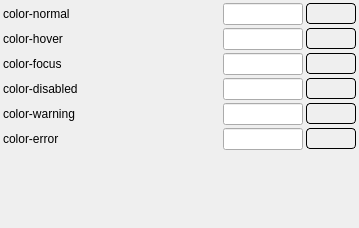
<?xml version="1.0" encoding="UTF-8"?>
<ui version="4.0">
 <class>text_style_editor_widget</class>
 <widget class="QWidget" name="text_style_editor_widget">
  <property name="geometry">
   <rect>
    <x>0</x>
    <y>0</y>
    <width>359</width>
    <height>228</height>
   </rect>
  </property>
  <property name="windowTitle">
   <string>Form</string>
  </property>
  <layout class="QGridLayout" name="gridLayout">
   <property name="leftMargin">
    <number>3</number>
   </property>
   <property name="topMargin">
    <number>3</number>
   </property>
   <property name="rightMargin">
    <number>3</number>
   </property>
   <property name="bottomMargin">
    <number>3</number>
   </property>
   <property name="spacing">
    <number>3</number>
   </property>
   <item row="3" column="0">
    <layout class="QHBoxLayout" name="horizontalLayout_7">
     <item>
      <widget class="QLabel" name="label_10">
       <property name="text">
        <string>color-disabled</string>
       </property>
      </widget>
     </item>
     <item>
      <widget class="QLineEdit" name="color_disabled_text">
       <property name="sizePolicy">
        <sizepolicy hsizetype="Expanding" vsizetype="Preferred">
         <horstretch>0</horstretch>
         <verstretch>0</verstretch>
        </sizepolicy>
       </property>
       <property name="maximumSize">
        <size>
         <width>80</width>
         <height>16777215</height>
        </size>
       </property>
       <property name="text">
        <string/>
       </property>
       <property name="readOnly">
        <bool>true</bool>
       </property>
      </widget>
     </item>
     <item>
      <widget class="m_sColorButton" name="color_disabled_button">
       <property name="minimumSize">
        <size>
         <width>50</width>
         <height>0</height>
        </size>
       </property>
       <property name="styleSheet">
        <string notr="true">border:1px solid black;
border-radius:4px;</string>
       </property>
       <property name="text">
        <string/>
       </property>
       <property name="autoRaise">
        <bool>true</bool>
       </property>
      </widget>
     </item>
    </layout>
   </item>
   <item row="5" column="0">
    <layout class="QHBoxLayout" name="horizontalLayout_8">
     <item>
      <widget class="QLabel" name="label_11">
       <property name="text">
        <string>color-error</string>
       </property>
      </widget>
     </item>
     <item>
      <widget class="QLineEdit" name="color_error_text">
       <property name="sizePolicy">
        <sizepolicy hsizetype="Expanding" vsizetype="Preferred">
         <horstretch>0</horstretch>
         <verstretch>0</verstretch>
        </sizepolicy>
       </property>
       <property name="maximumSize">
        <size>
         <width>80</width>
         <height>16777215</height>
        </size>
       </property>
       <property name="text">
        <string/>
       </property>
       <property name="readOnly">
        <bool>true</bool>
       </property>
      </widget>
     </item>
     <item>
      <widget class="m_sColorButton" name="color_error_button">
       <property name="minimumSize">
        <size>
         <width>50</width>
         <height>0</height>
        </size>
       </property>
       <property name="styleSheet">
        <string notr="true">border:1px solid black;
border-radius:4px;</string>
       </property>
       <property name="text">
        <string/>
       </property>
       <property name="autoRaise">
        <bool>true</bool>
       </property>
      </widget>
     </item>
    </layout>
   </item>
   <item row="4" column="0">
    <layout class="QHBoxLayout" name="horizontalLayout_9">
     <item>
      <widget class="QLabel" name="label_12">
       <property name="text">
        <string>color-warning</string>
       </property>
      </widget>
     </item>
     <item>
      <widget class="QLineEdit" name="color_warning_text">
       <property name="sizePolicy">
        <sizepolicy hsizetype="Expanding" vsizetype="Preferred">
         <horstretch>0</horstretch>
         <verstretch>0</verstretch>
        </sizepolicy>
       </property>
       <property name="maximumSize">
        <size>
         <width>80</width>
         <height>16777215</height>
        </size>
       </property>
       <property name="text">
        <string/>
       </property>
       <property name="readOnly">
        <bool>true</bool>
       </property>
      </widget>
     </item>
     <item>
      <widget class="m_sColorButton" name="color_warning_button">
       <property name="minimumSize">
        <size>
         <width>50</width>
         <height>0</height>
        </size>
       </property>
       <property name="styleSheet">
        <string notr="true">border:1px solid black;
border-radius:4px;</string>
       </property>
       <property name="text">
        <string/>
       </property>
       <property name="autoRaise">
        <bool>true</bool>
       </property>
      </widget>
     </item>
    </layout>
   </item>
   <item row="0" column="0">
    <layout class="QHBoxLayout" name="horizontalLayout_2">
     <item>
      <widget class="QLabel" name="label_5">
       <property name="text">
        <string>color-normal</string>
       </property>
      </widget>
     </item>
     <item>
      <widget class="QLineEdit" name="color_normal_text">
       <property name="sizePolicy">
        <sizepolicy hsizetype="Expanding" vsizetype="Preferred">
         <horstretch>0</horstretch>
         <verstretch>0</verstretch>
        </sizepolicy>
       </property>
       <property name="maximumSize">
        <size>
         <width>80</width>
         <height>16777215</height>
        </size>
       </property>
       <property name="text">
        <string/>
       </property>
       <property name="readOnly">
        <bool>true</bool>
       </property>
      </widget>
     </item>
     <item>
      <widget class="m_sColorButton" name="color_normal_button">
       <property name="minimumSize">
        <size>
         <width>50</width>
         <height>0</height>
        </size>
       </property>
       <property name="styleSheet">
        <string notr="true">border:1px solid black;
border-radius:4px;</string>
       </property>
       <property name="text">
        <string/>
       </property>
       <property name="autoRaise">
        <bool>true</bool>
       </property>
      </widget>
     </item>
    </layout>
   </item>
   <item row="1" column="0">
    <layout class="QHBoxLayout" name="horizontalLayout_3">
     <item>
      <widget class="QLabel" name="label_6">
       <property name="text">
        <string>color-hover</string>
       </property>
      </widget>
     </item>
     <item>
      <widget class="QLineEdit" name="color_hover_text">
       <property name="sizePolicy">
        <sizepolicy hsizetype="Expanding" vsizetype="Preferred">
         <horstretch>0</horstretch>
         <verstretch>0</verstretch>
        </sizepolicy>
       </property>
       <property name="maximumSize">
        <size>
         <width>80</width>
         <height>16777215</height>
        </size>
       </property>
       <property name="text">
        <string/>
       </property>
       <property name="readOnly">
        <bool>true</bool>
       </property>
      </widget>
     </item>
     <item>
      <widget class="m_sColorButton" name="color_hover_button">
       <property name="minimumSize">
        <size>
         <width>50</width>
         <height>0</height>
        </size>
       </property>
       <property name="styleSheet">
        <string notr="true">border:1px solid black;
border-radius:4px;</string>
       </property>
       <property name="text">
        <string/>
       </property>
       <property name="autoRaise">
        <bool>true</bool>
       </property>
      </widget>
     </item>
    </layout>
   </item>
   <item row="2" column="0">
    <layout class="QHBoxLayout" name="horizontalLayout_10">
     <item>
      <widget class="QLabel" name="label_13">
       <property name="text">
        <string>color-focus</string>
       </property>
      </widget>
     </item>
     <item>
      <widget class="QLineEdit" name="color_focus_text">
       <property name="sizePolicy">
        <sizepolicy hsizetype="Expanding" vsizetype="Preferred">
         <horstretch>0</horstretch>
         <verstretch>0</verstretch>
        </sizepolicy>
       </property>
       <property name="maximumSize">
        <size>
         <width>80</width>
         <height>16777215</height>
        </size>
       </property>
       <property name="text">
        <string/>
       </property>
       <property name="readOnly">
        <bool>true</bool>
       </property>
      </widget>
     </item>
     <item>
      <widget class="m_sColorButton" name="color_focus_button">
       <property name="minimumSize">
        <size>
         <width>50</width>
         <height>0</height>
        </size>
       </property>
       <property name="styleSheet">
        <string notr="true">border:1px solid black;
border-radius:4px;</string>
       </property>
       <property name="text">
        <string/>
       </property>
       <property name="autoRaise">
        <bool>true</bool>
       </property>
      </widget>
     </item>
    </layout>
   </item>
   <item row="6" column="0">
    <spacer name="verticalSpacer">
     <property name="orientation">
      <enum>Qt::Vertical</enum>
     </property>
     <property name="sizeHint" stdset="0">
      <size>
       <width>20</width>
       <height>40</height>
      </size>
     </property>
    </spacer>
   </item>
  </layout>
 </widget>
 <customwidgets>
  <customwidget>
   <class>m_sColorButton</class>
   <extends>QToolButton</extends>
   <header>m_scolorbutton.h</header>
  </customwidget>
 </customwidgets>
 <resources/>
 <connections/>
</ui>
